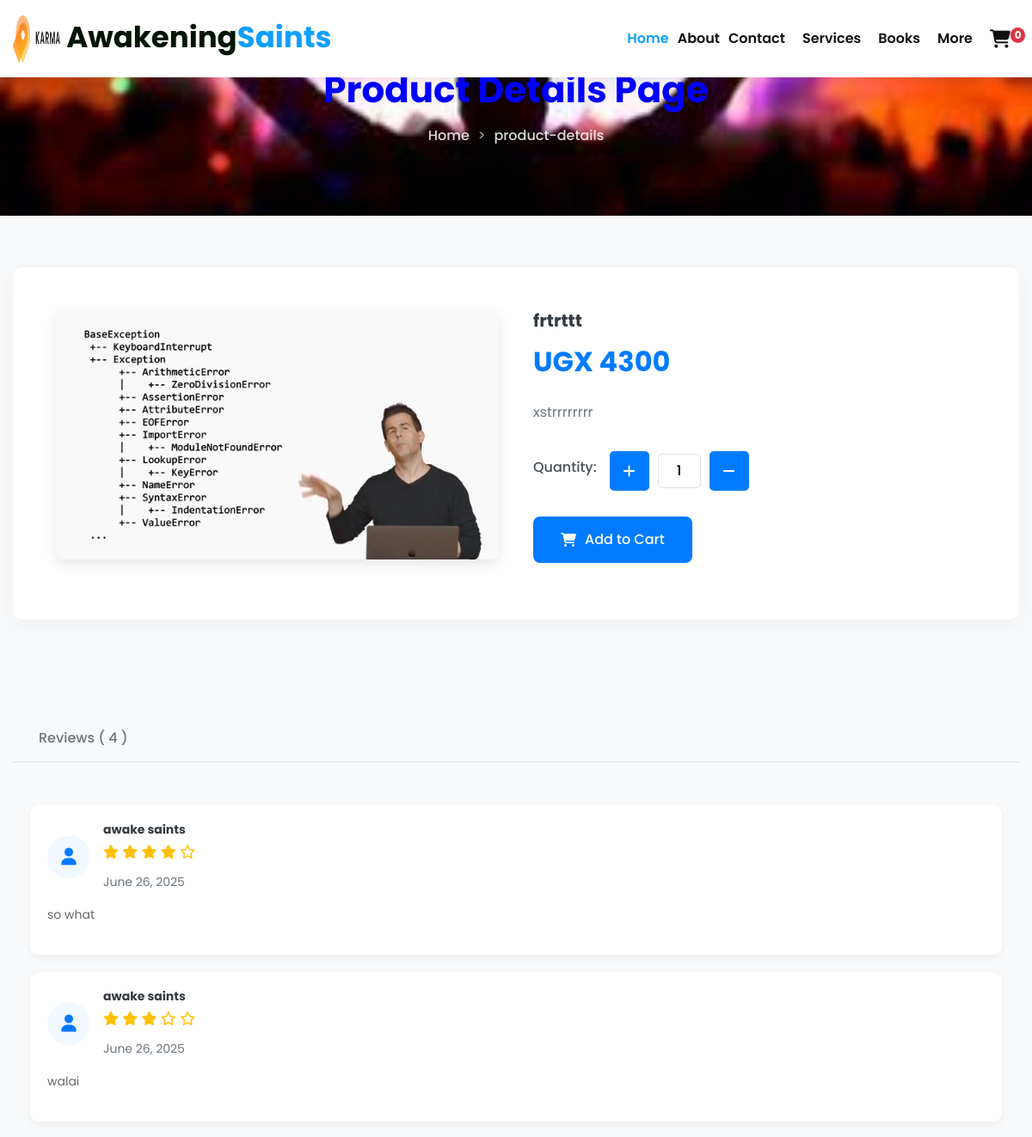
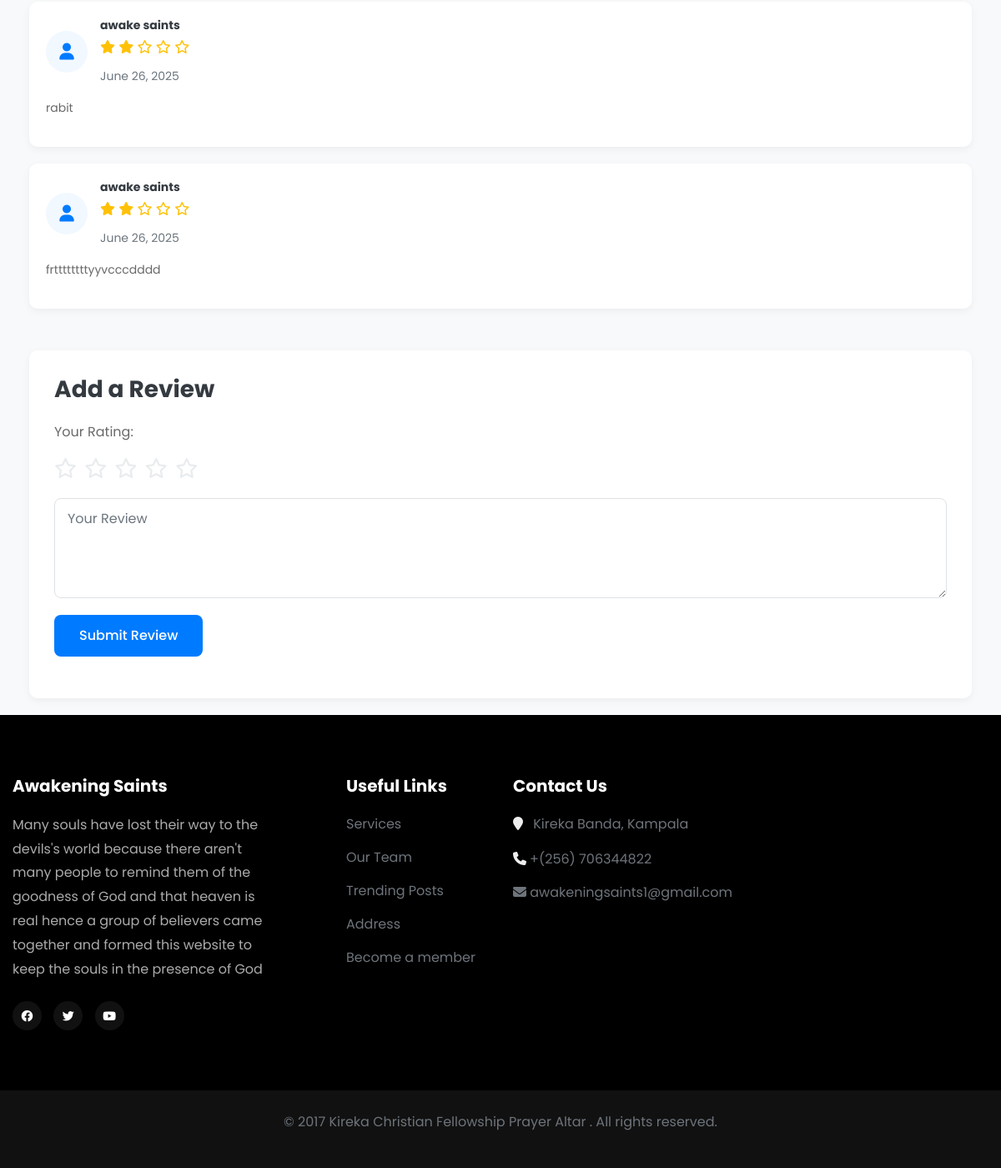
The page /product-details/frtrttt/ on the database its author committed (2 pictures, top to bottom).
### ecomapp/models.py (models this page shows, shortened)
class Product(models.Model):
    category = models.ForeignKey(Category, related_name='product', on_delete=models.CASCADE)
    created_by = models.ForeignKey(settings.AUTH_USER_MODEL,  on_delete=models.CASCADE, related_name='product_creator')
    title = models.CharField(max_length=255)
    author = models.CharField(max_length=255, default='admin')
    description = models.TextField(blank=True, null=True)
    product_image = models.ImageField(upload_to='product_images/', default='product_images/p2.jpg')
    product_slug = models.CharField(max_length=255)
    product_price = models.DecimalField(max_digits=30, decimal_places=0)
    qty_in_stock = models.DecimalField(max_digits=20, decimal_places=0, default='0')
    in_stock = models.BooleanField(default=True)
    is_active = models.BooleanField(default=True)
    created = models.DateTimeField(auto_now_add=True)
    updated = models.DateTimeField(auto_now=True)
    objects = models.Manager()
    products = ProductManager()
    class Meta:
        verbose_name_plural = 'products'
        ordering = ('-created',)

class BookReview(models.Model):
    user = models.ForeignKey(settings.AUTH_USER_MODEL, on_delete=models.CASCADE)
    book = models.ForeignKey('Product', on_delete=models.CASCADE, related_name='reviews')
    rating = models.IntegerField()
    comment = models.TextField(blank=True)
    timestamp = models.DateTimeField(auto_now_add=True)

### useraccounts/models.py (models this page shows, shortened)
class UserBase(AbstractBaseUser, PermissionsMixin):
    email = models.EmailField(_('email address'), unique = True)
    last_name = models.CharField(max_length = 150, unique=True)
    first_name = models.CharField(max_length = 150, blank=True)
    country = CountryField()
    phone_number = models.CharField(max_length=15, blank=True)
    postCode = models.CharField(max_length=12, blank=True)
    address_line_1 = models.CharField(max_length=150, blank=True)
    address_line_2 = models.CharField(max_length=150, blank=True)
    town_city = models.CharField(max_length=150, blank=True)
    is_active = models.BooleanField(default=False)
    is_staff = models.BooleanField(default=False)
    created = models.DateTimeField(auto_now_add=True)
    updated = models.DateTimeField(auto_now=True)
    objects = CustomAccountManager()
    USERNAME_FIELD = 'email'
    REQUIRED_FIELDS = ['first_name', 'last_name']
    class Meta:
        verbose_name = "Authapps"
        verbose_name_plural = "Authapps"
    def get_full_name(self):
        return f"{self.first_name} {self.last_name}".strip() or self.email

### ecomapp/views.py (the view)
# urls.py: path('product-details/<slug:product_slug>/', views.single_product, name='product_detail'),
def single_product(request, product_slug):
    product = get_object_or_404(Product, product_slug = product_slug, in_stock=True)
    reviews = product.reviews.select_related('user').order_by('-timestamp')
    context = {'product':product,  'reviews': reviews,}
    return render(request, 'main/ecomapp/single-product.html', context)

### basketapp/basket.py (called while the page is built)
    def __len__(self):
        return sum(item['qty'] for item in self.basket.values())

### basketapp/context_processors.py (called while the page is built)
def cart(request):
    return { 'cart': cartbasket(request)}

### ecomapp/context_processors.py (called while the page is built)
def categories(request):
    return {
        'categories':Category.objects.all()
    }

### templates/main/ecomapp/single-product.html (shortened to what this page needs)
{% extends 'newbase.html' %}
{% load static %}
{% block content %}
    <section class="banner-area">
        <div class="container">
            <h1>Product Details Page</h1>
            <nav class="breadcrumb">
                <a href="index.html">Home</a>
                <span>&gt;</span>
                <a href="single-product.html">product-details</a>
            </nav>
        </div>
    </section>
    <section class="product-detail-area">
        <div class="container">
            <div class="s_product_inner">
                <div class="product-gallery">
                    <div class="main-image">
                        <img src="{{ product.product_image.url }}" alt="Premium Headphones" id="mainImage">
                    </div>
                </div>
            <div class="product-info">
				<div class="s_product_text">
					<h3>{{ product.title }}</h3>
					<span class="price">UGX {{ product.product_price }}</span>
					<p>{{ product.description }}</p>
					<div class="product_count">
						<label for="sst">Quantity:</label>
						<button
							onclick="
								var result = document.getElementById('sst');
								var sst = parseInt(result.value) || 1;
								result.value = sst + 1;
								return false;
							"
							class="qty-btn" type="button"
						>
							<i class="fas fa-plus"></i>
						</button>
						<input
							type="text" name="qty" id="sst" maxlength="12" value="1"
							title="Quantity:" class="qty-input qty"
						>
						<button
							onclick="
								var result = document.getElementById('sst');
								var sst = parseInt(result.value) || 1;
								if (sst > 1) {
									result.value = sst - 1;
								}
								return false;
							"
							class="qty-btn" type="button"
						>
							<i class="fas fa-minus"></i>
						</button>
					</div>
					<div class="card_area">
						<button
							type="button"
							class="add-button"
							data-index="{{ product.id }}"
						>
							<i class="fas fa-shopping-cart"></i> Add to Cart
						</button>
					</div>
				</div>
			</div>
            </div>
        </div>
    </section>
    <section class="product-tabs">
        <div class="container">
            <div class="tabs-header">
                <button class="tab-btn" data-tab="reviews">Reviews ( {{reviews.count}} )</button>
            </div>
            <div class="tab-content">
                <div id="reviews" class="tab-pane active">
                    <div class="reviews-container">
					<div class="review-list">
						{% for review in reviews %}
						<div class="review-item">
							<div class="review-header">
								<div class="review-avatar">
									<i class="fas fa-user"></i>
								</div>
								<div class="reviewer-info">
									<h4>{{ review.user.get_full_name|default:review.user.last_name }}</h4>
									<div class="review-stars">
										{% for i in "12345" %}
											{% if forloop.counter <= review.rating %}
												<i class="fas fa-star"></i>
											{% else %}
												<i class="far fa-star"></i>
											{% endif %}
										{% endfor %}
									</div>
									<div class="review-date">{{ review.timestamp|date:"F j, Y" }}</div>
								</div>
							</div>
							<p class="com">{{ review.comment }}</p>
						</div>
						{% endfor %}
					</div>
                    </div>
                <div class="review-form">
					<h3>Add a Review</h3>
					<p>Your Rating:</p>
					<div class="star-rating">
						<i class="far fa-star" data-rating="1"></i>
						<i class="far fa-star" data-rating="2"></i>
						<i class="far fa-star" data-rating="3"></i>
						<i class="far fa-star" data-rating="4"></i>
						<i class="far fa-star" data-rating="5"></i>
					</div>
					<form id="reviewForm">
						<div class="form-group">
							<textarea class="form-control" name="comment" id="comment" placeholder="Your Review" required></textarea>
						</div>
						<div class="form-group">
							<button type="submit" class="submit-btn">Submit Review</button>
						</div>
					</form>
				</div>
                </div>
            </div>
        </div>
    </section>
{% endblock %}

### rows shown on the page
Product: product_image (picture), title "frtrttt", product_price "4300", description "xstrrrrrrrr"
BookReview: user.get_full_name "awake saints", rating 4 (drawn), timestamp "June 26, 2025", comment "so what"
BookReview: user.get_full_name "awake saints", rating 3 (drawn), timestamp "June 26, 2025", comment "walai"
BookReview: user.get_full_name "awake saints", rating 2 (drawn), timestamp "June 26, 2025", comment "rabit"
BookReview: user.get_full_name "awake saints", rating 2 (drawn), timestamp "June 26, 2025", comment "frttttttttyyvcccdddd"

### other values the page prints
{{ cart|length }} "0"
{{ reviews.count }} "4"
